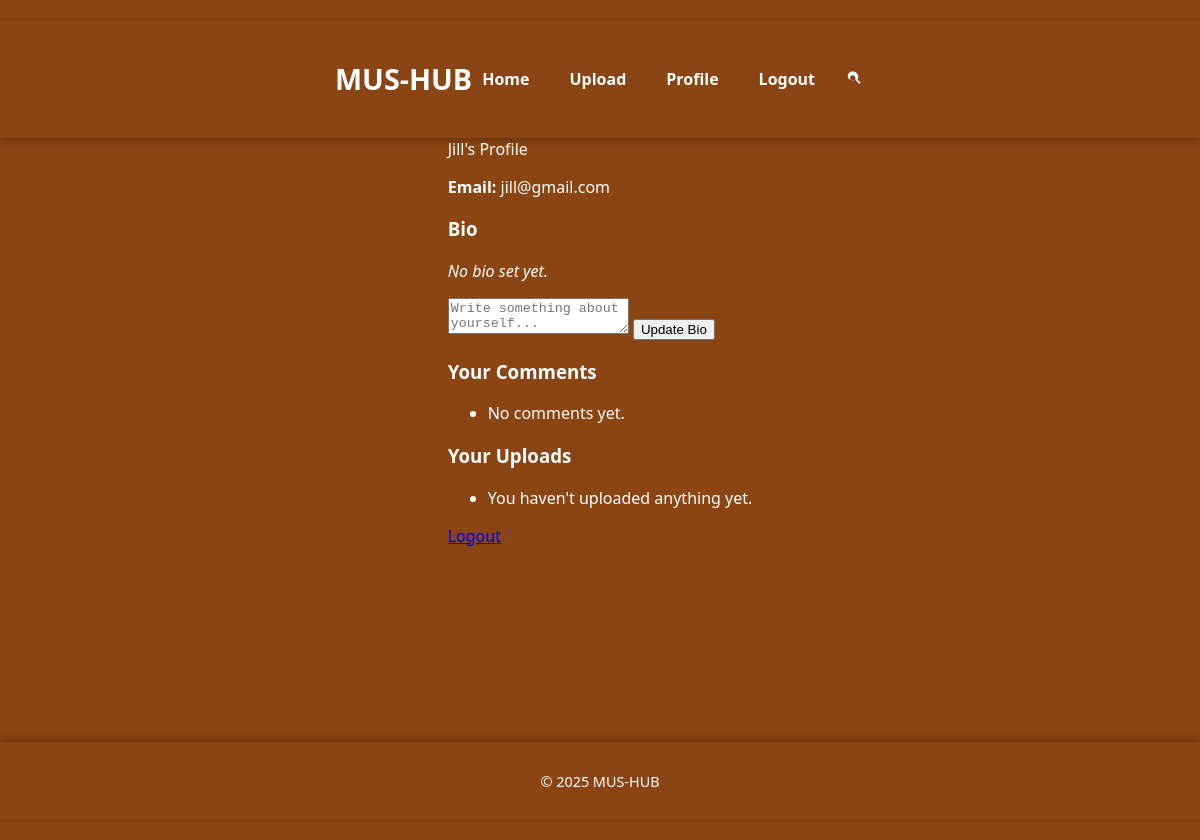
The page /profile (signed in) on the database as committed earlier.
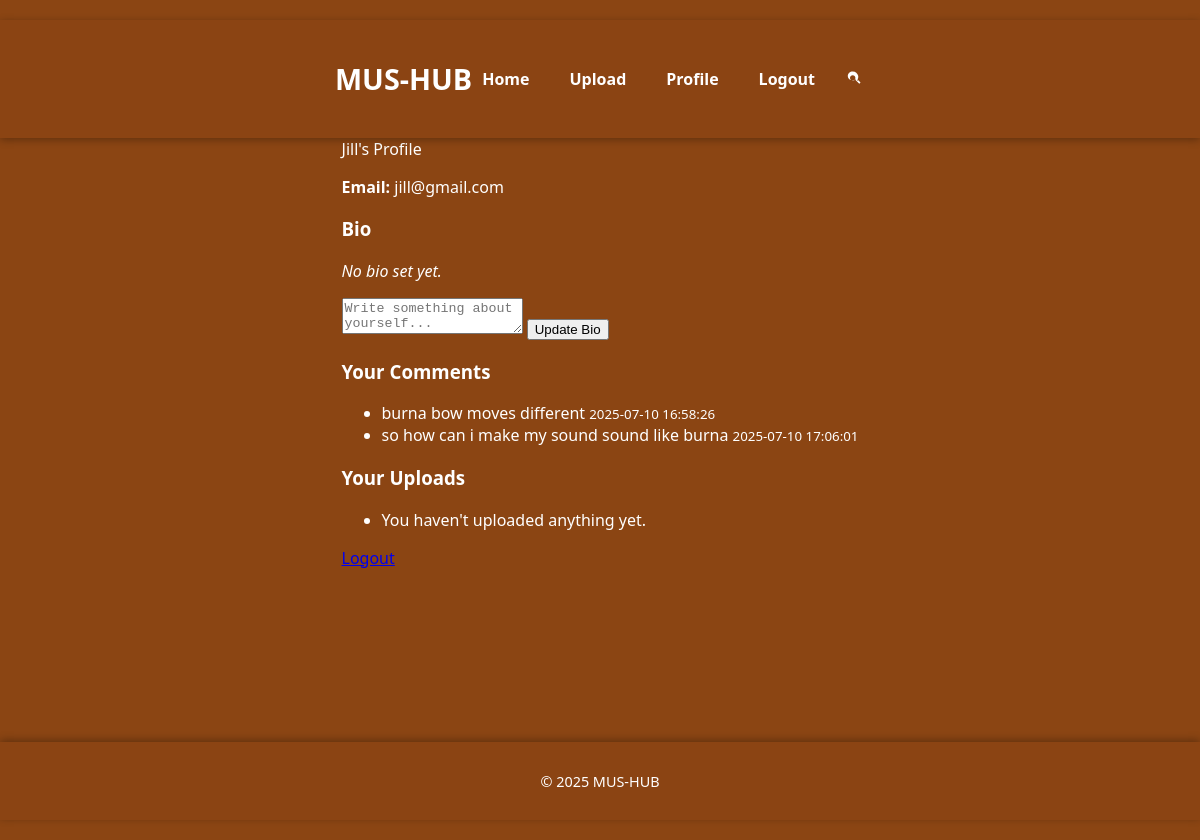
The same page on the database as committed later.
### app.py (models this page shows)
class User(db.Model):
    UserID = db.Column(db.Integer, primary_key=True)
    Username = db.Column(db.String(80), nullable=False)
    Email = db.Column(db.String(120), unique=True, nullable=False)
    Password = db.Column(db.String(200), nullable=False)
    Role = db.Column(db.String(20), nullable=False)
    Bio = db.Column(db.String(500))
    comments = db.relationship('Comment', backref='author', lazy=True)

class Comment(db.Model):
    CommentID = db.Column(db.Integer, primary_key=True)
    ContentID = db.Column(db.Integer, db.ForeignKey('content.ContentID'), nullable=False)
    UserID = db.Column(db.Integer, db.ForeignKey('user.UserID'), nullable=False)
    CommentText = db.Column(db.Text, nullable=False)
    CommentDate = db.Column(db.DateTime, default=datetime.utcnow)
    user = db.relationship('User')

### app.py (the view, shortened to what this page needs)
@app.route('/profile', methods=['GET', 'POST'])
def profile():
    user_id = session.get('user_id')
    if user_id is None:
        return redirect(url_for('login'))
    user = User.query.get(user_id)
    uploads = Content.query.filter_by(UserID=user_id).all()
    return render_template('profile.html', user=user, user_uploads=uploads)

### app.py (called while the page is built)
@app.context_processor
def inject_now():
    return {
        'now': datetime.utcnow(),
        'current_user_id': session.get('user_id')
    }

### templates/profile.html (shortened to what this page needs)
{% extends "base.html" %}
{% block content %}
<div class="profile-container">
  <div class="profile-header">{{ user.Username }}'s Profile</div>
  <div class="profile-section">
    <p><strong>Email:</strong> {{ user.Email }}</p>
    <h3>Bio</h3>
    {% if user.Bio %}
      <p class="bio-text">{{ user.Bio }}</p>
    {% else %}
      <p class="bio-text"><em>No bio set yet.</em></p>
    {% endif %}
    <form action="{{ url_for('profile') }}" method="POST">
      <textarea name="bio" placeholder="Write something about yourself...">{{ user.Bio or '' }}</textarea>
      <button type="submit">Update Bio</button>
    </form>
  </div>
  <div class="profile-section">
    <h3>Your Comments</h3>
    <ul>
      {% for comment in user.comments %}
        <li>
          {{ comment.CommentText }}
          <small>{{ comment.CommentDate.strftime('%Y-%m-%d %H:%M:%S') }}</small>
        </li>
      {% else %}
        <li>No comments yet.</li>
      {% endfor %}
    </ul>
  </div>
  <div class="profile-section">
    <h3>Your Uploads</h3>
    <ul>
      {% for content in user_uploads %}
        <li>
          {{ content.FilePath }}
          <small>{{ content.UploadDate.strftime('%Y-%m-%d %H:%M:%S') }}</small>
          <form action="{{ url_for('delete_upload', content_id=content.ContentID) }}" method="POST">
            <button type="submit" onclick="return confirm('Are you sure you want to delete this upload?');">Delete</button>
          </form>
        </li>
      {% else %}
        <li>You haven't uploaded anything yet.</li>
      {% endfor %}
    </ul>
  </div>
  <a class="logout-link" href="{{ url_for('logout') }}">Logout</a>
</div>
{% endblock %}

### templates/base.html (shortened to what this page needs)
<!DOCTYPE html>
<html lang="en">
<head>
  <link rel="stylesheet" href="{{ url_for('static', filename='base.css') }}" />
</head>
<body>
  <header class="site-header">
    <div class="container">
      <h1 class="logo">MUS-HUB</h1>
      <nav>
        <ul class="nav-list" id="nav-list">
          {% if 'user_id' in session %}
            <li><a href="/">Home</a></li>
            <li><a href="/upload">Upload</a></li>
            <li><a href="{{ url_for('profile') }}">Profile</a></li>
            <li><a href="{{ url_for('logout') }}">Logout</a></li>
          {% else %}
            <li><a href="{{ url_for('login') }}">Login</a></li>
            <li><a href="{{ url_for('register') }}">Register</a></li>
          {% endif %}
          <li class="search-container" id="search-container" tabindex="0" role="button" aria-label="Toggle search">
          </li>
        </ul>
      </nav>
    </div>
  </header>
  <main class="container">
    {% block content %}{% endblock %}
  </main>
  <footer class="site-footer">
    <p>&copy; 2025 MUS-HUB</p>
  </footer>
</body>
</html>

### static/base.css (style rules this page uses)
body { margin: 0; min-height: 100vh; display: flex; flex-direction: column; justify-content: flex-start; align-items: center; background-color: hsl(25, 76%, 31%); background-image: url('https://images.unsplash.com/uploads/1412282232015a06e258a/4bdd2a58?fm=jpg&q=60&w=3000&ixlib=rb-4.1.0&ixid=M3wxMjA3fDB8MHxzZWFyY2h8N3x8bXVzaWMlMjBiYWNrZ3JvdW5kfGVufDB8fDB8fHww'); background-size: cover; background-position: center; animation: fade 6s ease-in-out infinite alternate; font-family: 'Segoe UI', Tahoma, Geneva, Verdana, sans-serif; color: #fff; padding: 20px 0; }
header { width: 100%; padding: 20px 0; text-align: center; background-color: rgba(139, 69, 19, 0.85); box-shadow: 0 2px 8px rgba(0,0,0,0.3); position: sticky; top: 0; z-index: 100; display: flex; flex-direction: column; align-items: center; gap: 15px; }
nav ul { list-style-type: none; padding: 0; margin: 0; width: 100%; display: flex; flex-direction: row; justify-content: center; gap: 20px; }
nav ul li { margin: 0; width: auto; text-align: center; }
nav a { color: #fff; text-decoration: none; font-weight: 700; font-size: 1.2rem; padding: 8px 16px; display: block; border-radius: 8px; transition: color 0.3s ease, background-color 0.3s ease; }
main { flex: 1; display: flex; flex-direction: column; justify-content: flex-start; align-items: center; padding: 20px 15px; width: 100%; max-width: 600px; box-sizing: border-box; gap: 25px; }
footer { width: 100%; padding: 15px 0; text-align: center; background-color: rgba(139, 69, 19, 0.85); font-size: 0.9rem; user-select: none; box-shadow: 0 -2px 8px rgba(0,0,0,0.3); margin-top: 30px; }

### templates/base.html (style rules this page uses)
.container { max-width: 1100px; margin: 0 auto; padding: 0 15px; }
.site-header .container { display: flex; align-items: center; justify-content: space-between; position: relative; }
.logo { font-size: 1.8rem; font-weight: 700; color: white; }
.nav-list { list-style: none; margin: 0; padding: 0; display: flex; gap: 20px; align-items: center; }
.nav-list li a { color: white; text-decoration: none; font-weight: 600; font-size: 1rem; padding: 8px 10px; border-radius: 5px; transition: background-color 0.3s ease; }
.search-container { position: relative; display: flex; align-items: center; color: white; cursor: pointer; }
.search-icon { width: 20px; height: 20px; fill: white; }

Rows that differ between the two databases and show on the page:
added Comment: CommentText "burna bow moves different", CommentDate "2025-07-10 16:58:26"
added Comment: CommentText "so how can i make my sound sound like burna", CommentDate "2025-07-10 17:06:01"
Other text that changed with them:
text no longer shown: "No comments yet."
